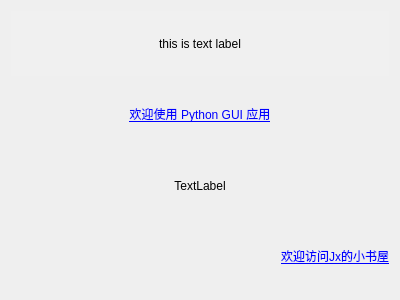
<?xml version="1.0" encoding="UTF-8"?>
<ui version="4.0">
 <class>Form</class>
 <widget class="QWidget" name="Form">
  <property name="geometry">
   <rect>
    <x>0</x>
    <y>0</y>
    <width>400</width>
    <height>300</height>
   </rect>
  </property>
  <property name="windowTitle">
   <string>QLabel_Base</string>
  </property>
  <layout class="QVBoxLayout" name="verticalLayout">
   <item>
    <widget class="QLabel" name="label_1">
     <property name="palette">
      <palette>
       <active>
        <colorrole role="Window">
         <brush brushstyle="SolidPattern">
          <color alpha="255">
           <red>255</red>
           <green>0</green>
           <blue>0</blue>
          </color>
         </brush>
        </colorrole>
       </active>
       <inactive>
        <colorrole role="Window">
         <brush brushstyle="SolidPattern">
          <color alpha="255">
           <red>240</red>
           <green>240</green>
           <blue>240</blue>
          </color>
         </brush>
        </colorrole>
       </inactive>
       <disabled>
        <colorrole role="Window">
         <brush brushstyle="SolidPattern">
          <color alpha="255">
           <red>240</red>
           <green>240</green>
           <blue>240</blue>
          </color>
         </brush>
        </colorrole>
       </disabled>
      </palette>
     </property>
     <property name="autoFillBackground">
      <bool>true</bool>
     </property>
     <property name="text">
      <string>this is text label</string>
     </property>
     <property name="alignment">
      <set>Qt::AlignCenter</set>
     </property>
    </widget>
   </item>
   <item>
    <widget class="QLabel" name="label_2">
     <property name="text">
      <string>&lt;a href='#'&gt;欢迎使用 Python GUI 应用&lt;/a&gt;</string>
     </property>
     <property name="alignment">
      <set>Qt::AlignCenter</set>
     </property>
    </widget>
   </item>
   <item>
    <widget class="QLabel" name="label_3">
     <property name="toolTip">
      <string>这是一个图片标签</string>
     </property>
     <property name="text">
      <string>TextLabel</string>
     </property>
     <property name="alignment">
      <set>Qt::AlignCenter</set>
     </property>
    </widget>
   </item>
   <item>
    <widget class="QLabel" name="label_4">
     <property name="text">
      <string>&lt;a href='https://blog.csdn.net/weixin_44560698?spm=1010.2135.3001.5343'&gt;欢迎访问Jx的小书屋&lt;/a&gt;</string>
     </property>
     <property name="alignment">
      <set>Qt::AlignRight|Qt::AlignTrailing|Qt::AlignVCenter</set>
     </property>
    </widget>
   </item>
  </layout>
 </widget>
 <resources/>
 <connections/>
</ui>
